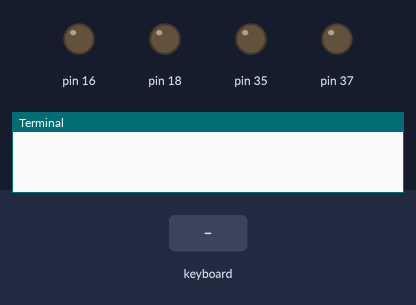
Simulated run of this program. Board: Raspberry Pi (header pin numbers). On the bench: output pins drawn as LEDs (lit = HIGH), the last lines printed to the terminal. Inputs (shaded band) come from the test bench. The desktop window is not drawn, its controls go by their first labels and the mouse button is held 0.15 s.

Above: at 1.2 s.
1.3 s: key "w" typed on the keyboard
At 2.5 s:
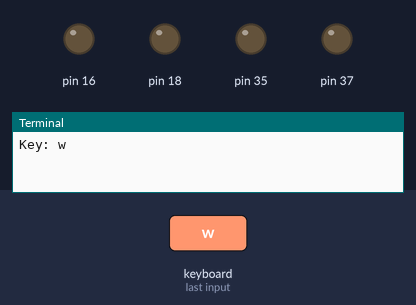
2.8 s: key "s" typed on the keyboard
At 3.7 s:
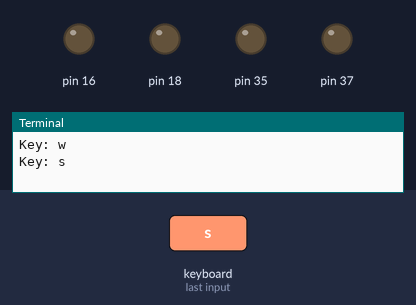
4.3 s: key "d" typed on the keyboard
At 4.8 s:
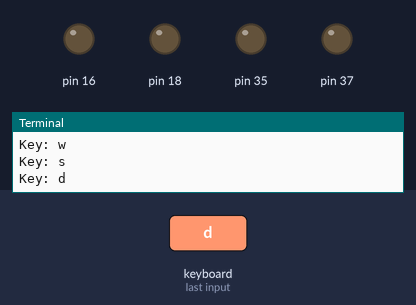
5.8 s: key "a" typed on the keyboard
At 7.1 s:
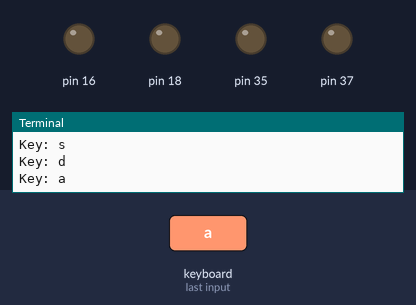
Timing chart, 0 to 8.8 s (numbered marks = the images above; inputs shaded):
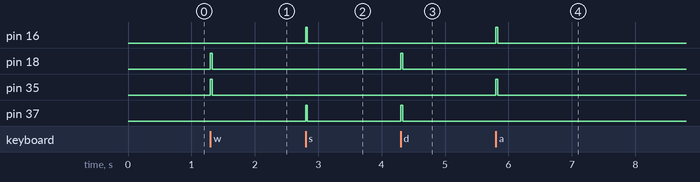

The program:

Tkinter.py
```python
import RPi.GPIO as GPIO
import time
import sys
import Tkinter as tk

def init():
   GPIO.setmode(GPIO.BOARD)
   GPIO.setup(18,GPIO.OUT)
   GPIO.setup(16,GPIO.OUT)
   GPIO.setup(35,GPIO.OUT)
   GPIO.setup(37,GPIO.OUT)

def zuolun(e1,e2):
   GPIO.output(18,e1)
   GPIO.output(16,e2)

def youlun(e1,e2):
   GPIO.output(35,e1)
   GPIO.output(37,e2)

def forward(s):
   init()
   zuolun(True,False)
   youlun(True,False)
   time.sleep(s)
   GPIO.cleanup()

def back(s):
   init()
   zuolun(False,True)
   youlun(False,True)
   time.sleep(s)
   GPIO.cleanup()

def stop(s):
   zuolun(False,False)
   youlun(False,False)
   time.sleep(s)
   GPIO.cleanup()

def left(s):
   zuolun(False,True)
   youlun(True,False)
   time.sleep(s)
   GPIO.cleanup()

def right(s):
   zuolun(True,False)
   youlun(False,True)
   time.sleep(s)
   GPIO.cleanup()

def sensInit():
   GPIO.setmode(GPIO.BOARD)
   GPIO.setup(22,GPIO.OUT,initial=GPIO.LOW)
   GPIO.setup(40,GPIO.IN)

def distance(measure='cm'):
   GPIO.setmode(GPIO.BOARD)
   GPIO.setup(22,GPIO.OUT)
   GPIO.setup(40,GPIO.IN)
   GPIO.output(22,False)
   while GPIO.input(40)==0:
       nosig=time.time()
   while GPIO.input(40)==1:
       sig=time.time()
   t1=sig-nosig
   if measure=='cm':
      distance=t1/0.000058
   elif measure=='in':
      distance=t1/0.000148
   else:
      print ('error')
      distance=None

   GPIO.clearup()
   return distance

def checkdist():
   GPIO.output(22,GPIO.HIGH)
   time.sleep(0.000015)
   GPIO.output(22,GPIO.LOW)
   while not GPIO.input(40):
        pass
   t1=time.time()
   while not GPIO.input(40):
        pass
   t2=time.time()
   return (t2-t1)*340/2


"""
def key_input(event):

    print event.char
    key_press=event.char
    sleep_time=0.030

    if key_press.lower()=='w':
        car.execute('forward')

    elif key_press.lower()=='s':
        car.execute('back')
    elif key_press.lower()==' ':
        car.execute('stop')
    elif key_press.lower()=='d':
        car.execute('right_p')
    elif key_press.lower()=='a':
        car.execute('left_p')
    else:
        pass

"""


def key_input(event):
   init()

   print 'Key:',event.char
   key_press=event.char
   sleep_time=0.030
   if key_press.lower()== 'w':
        forward(sleep_time)
   elif key_press.lower()== 's':
        back(sleep_time)
   elif key_press.lower()=='d':
        right(sleep_time)
   elif key_press.lower()=='a':
        left(sleep_time)
   """
   else:
        pass
   sensInit()
   curDis=distance('cm')*100
   print('curdis is',curDis)
   """

if __name__=="__main__":
   command=tk.Tk()
   command.bind('<KeyPress>',key_input)
   command.mainloop()
   GPIO.cleanup()
```

Measured:
- after the input at 1.3 s, pin 18, pin 35: LOW → HIGH at once, → LOW 0.03 s later
- after the input at 2.8 s, pin 16, pin 37: LOW → HIGH at once, → LOW 0.03 s later
- after the input at 4.3 s, pin 18, pin 37: LOW → HIGH at once, → LOW 0.03 s later
- after the input at 5.8 s, pin 16, pin 35: LOW → HIGH at once, → LOW 0.03 s later
